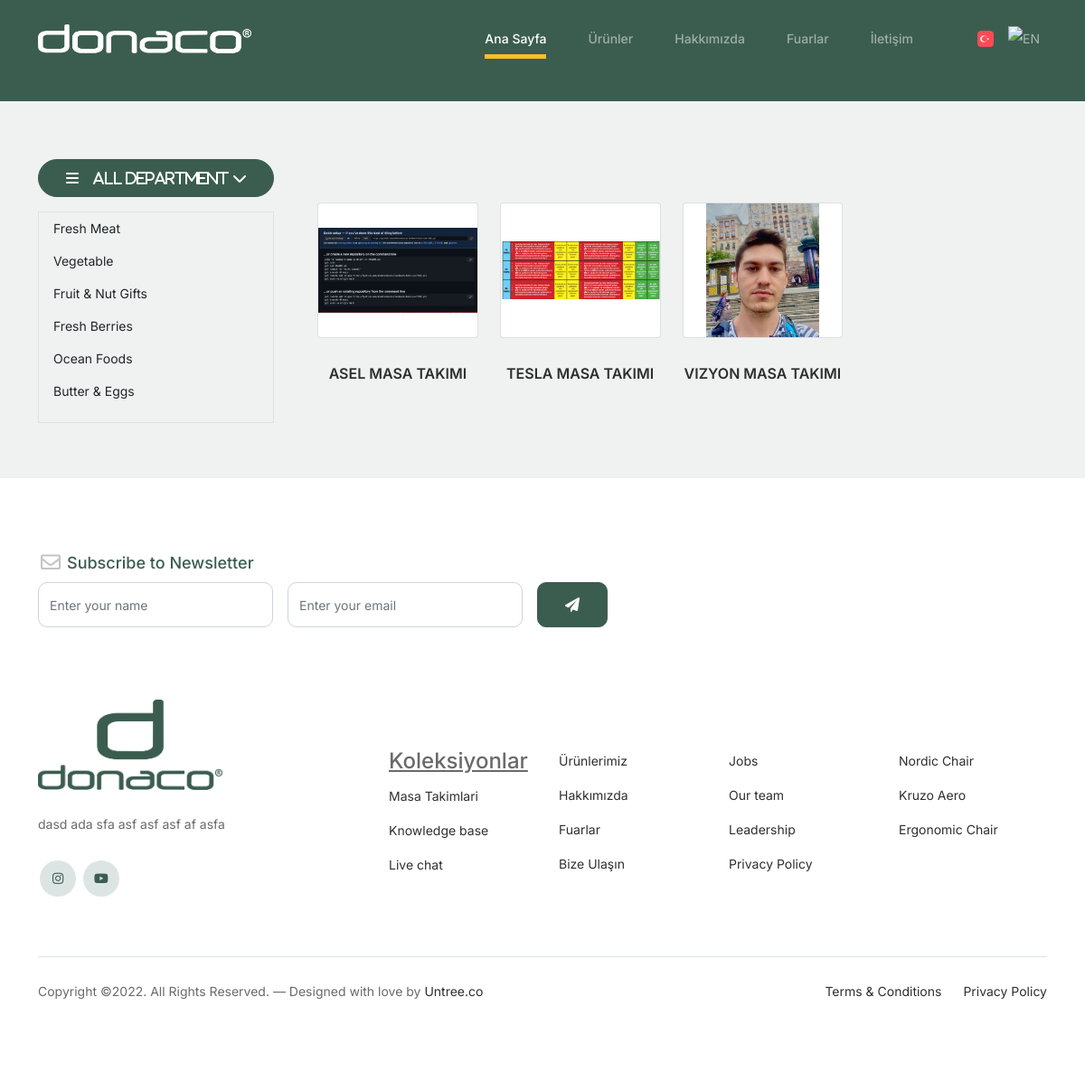
Before: /products/ with the older database file.
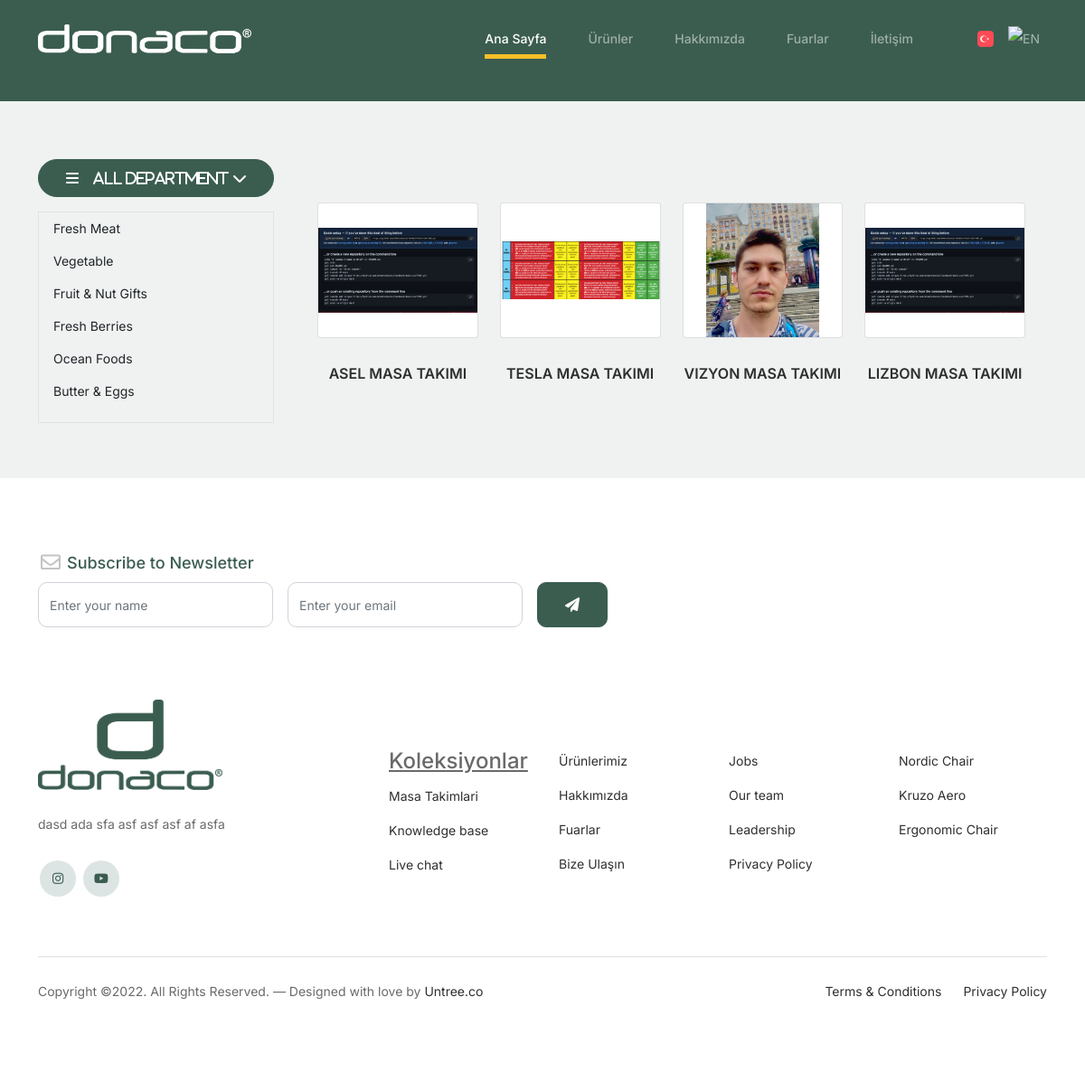
After: the same page with the newer database file.
### product/models.py (models this page shows, shortened)
class Product(models.Model):
    product_name = models.CharField(max_length = 256, null = True, unique=True)
    category = models.OneToOneField(Category,on_delete=models.CASCADE,related_name='category', null = True)
    description = models.TextField(blank =True,null = True)
    image = models.ImageField(upload_to ='product/image/%Y/%m/%d/',null = True)
    slug = models.SlugField(blank =True,null = True, unique=True)

### pages/views.py (the view)
# urls.py: path('products/',views.products,name = "products" ),
def products(request):
    product_list = Product.objects.all()
    images = ProductImage.objects.all()
    context = {
        'products' : product_list,
        'images' : images,
    }
    return render(request, "products.html", context)

### templates/products.html
{% extends "base.html" %}
{% load static %}
{% block body %}
<div style="height: 64px;"></div>
<div class="container">
	<div class="row">
        <div class="col-lg-3 mb-lg-0 mb-2">
            <p>
                <a class="btn btn-primary w-100 d-flex align-items-center justify-content-between"
                    data-bs-toggle="collapse" href="#collapseExample" role="button" aria-expanded="true"
                    aria-controls="collapseExample">
                    <span class="fas fa-bars"><span class="ps-3">All department</span></span>
                    <span class="fas fa-chevron-down"></span>
                </a>
            </p>
            <div class="collapse show border" id="collapseExample">
                <ul class="list-unstyled">
                    <li><a class="dropdown-item" href="#">Fresh Meat</a></li>
                    <li><a class="dropdown-item" href="#">Vegetable</a></li>
                    <li><a class="dropdown-item" href="#">Fruit & Nut Gifts</a></li>
                    <li><a class="dropdown-item" href="#">Fresh Berries</a></li>
                    <li><a class="dropdown-item" href="#">Ocean Foods</a></li>
                    <li><a class="dropdown-item" href="#">Butter & Eggs</a></li>
                </ul>
            </div>
        </div>
		<div class="content col-lg-9 col-md-8 col-xs-12">
			<div class="product-section">
				<div class="container">
					<div class="row">
						{% for product in products  %}
						<div class="col-12 col-md-4 col-lg-3 mb-5 mb-md-0">
							<a class="product-item" href="">
							<img src="{{ product.image.url }}" class="card img-fluid product-thumbnail"  style="object-fit: scale-down; width:100%; height: 150px;">
								<h3 class="product-title">{{product.product_name}}</h3>
							</a>
						</div>
						{% endfor %}
					</div>
				</div>
			</div>
		</div>
	</div>
</div>
{% endblock body %}

Changed rows visible on the page:
added Product: image (picture), product_name "LIZBON MASA TAKIMI"
